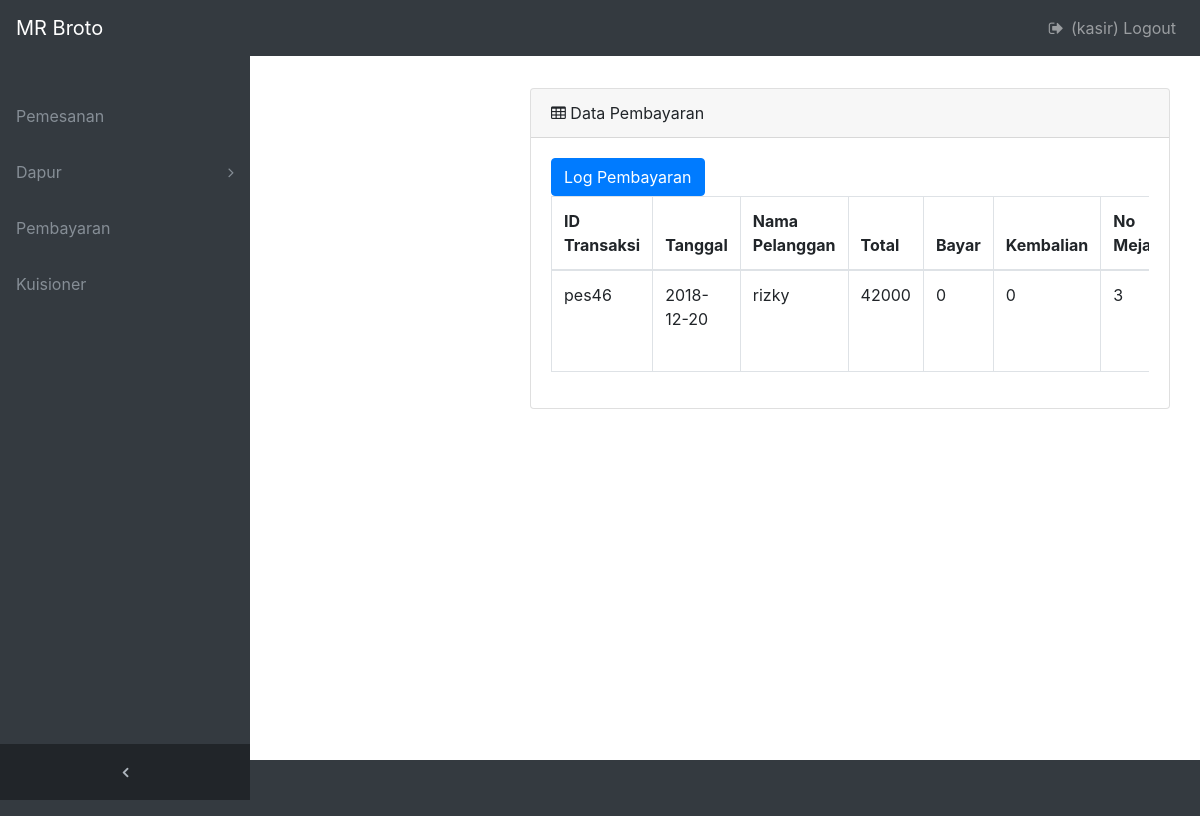
/broto/index.php?page=pembayaran (signed in), run on the app's committed database.
### tables this page shows
CREATE TABLE `pesanan` (
  `id_transaksi` char(8) NOT NULL,
  `id_pelanggan` char(8) DEFAULT NULL,
  `id_pegawai` char(8) NOT NULL,
  `tanggal` date NOT NULL,
  `no_meja` int(11) NOT NULL,
  `total` int(11) NOT NULL,
  `bayar` int(11) DEFAULT NULL,
  `kembali` int(11) DEFAULT NULL,
  PRIMARY KEY (`id_transaksi`),
  KEY `pesanan_ibfk_1` (`id_pegawai`),
  KEY `id_pelanggan` (`id_pelanggan`),
  KEY `no_meja` (`no_meja`),
  CONSTRAINT `pesanan_ibfk_1` FOREIGN KEY (`id_pegawai`) REFERENCES `pegawai` (`id_pegawai`) ON DELETE CASCADE ON UPDATE CASCADE,
  CONSTRAINT `pesanan_ibfk_2` FOREIGN KEY (`id_pelanggan`) REFERENCES `pelanggan` (`id_pelanggan`) ON DELETE CASCADE ON UPDATE CASCADE,
  CONSTRAINT `pesanan_ibfk_4` FOREIGN KEY (`no_meja`) REFERENCES `meja` (`no_meja`) ON DELETE CASCADE ON UPDATE CASCADE
);

CREATE TABLE `pelanggan` (
  `id_pelanggan` char(8) NOT NULL,
  `nama` varchar(30) NOT NULL,
  `no_telp` varchar(20) NOT NULL,
  PRIMARY KEY (`id_pelanggan`)
);

CREATE TABLE `meja` (
  `no_meja` int(11) NOT NULL,
  `status` varchar(10) NOT NULL,
  `kuota` int(11) NOT NULL,
  PRIMARY KEY (`no_meja`)
);

### broto/page/pembayaran/pembayaran.php (the view, shortened to what this page needs)
<div class="content-wrapper">
    <div class="container-fluid">
      <div class="card mb-3">
        <div class="card-header">
          <i class="fa fa-table"></i> Data Pembayaran</div>
        <div class="card-body">
          <div class="table-responsive">
            <a href="?page=pembayaran&aksi=lihat" class="btn btn-primary"> Log Pembayaran </a>
            <table class="table table-bordered" id="dataTable" width="100%" cellspacing="0">
                    <thead>
                        <tr>
                            <th>ID Transaksi</th>
                            <th>Tanggal</th>
                            <th>Nama Pelanggan</th>
                            <th>Total</th>
                            <th>Bayar</th>
                            <th>Kembalian</th>
                            <th>No Meja</th>
                        </tr>
                    </thead>
                    <tbody>
                      <?php
                          $sql = $koneksi->query("SELECT id_transaksi,tanggal,nama,total,bayar,kembali,meja.no_meja FROM pesanan
                          INNER JOIN pelanggan ON pelanggan.`id_pelanggan`=pesanan.`id_pelanggan`
                          INNER JOIN pegawai ON pegawai.`id_pegawai`=pesanan.`id_pegawai`
                          INNER JOIN meja ON meja.no_meja=pesanan.no_meja
                          where bayar=0; ");
                          while($data = $sql->fetch_assoc()){
                       ?>
                        <tr>
                            <td><?php echo $data['id_transaksi'] ?></td>
                            <td><?php echo $data['tanggal'] ?></td>
                            <td><?php echo $data['nama'] ?></td>
                            <td><?php echo $data['total'] ?></td>
                            <td><?php echo $data['bayar'] ?></td>
                            <td><?php echo $data['kembali'] ?></td>
                            <td><?php echo $data['no_meja'] ?></td>
                        </tr>
                      <?php } ?>
                    </tbody>
                  </table>
                </div>
     </div>
                </div>

### broto/css/sb-admin.css (style rules this page uses)
html { position: relative; min-height: 100%; }
body { overflow-x: hidden; }
body.sticky-footer { margin-bottom: 56px; }
body.sticky-footer .content-wrapper { min-height: calc(100vh - 56px - 56px); }
body.fixed-nav { padding-top: 56px; }
.content-wrapper { min-height: calc(100vh - 56px); padding-top: 1rem; }
.content-wrapper { overflow-x: hidden; background: white; }
@media (min-width: 992px) { .content-wrapper { margin-left: 250px; } }

### data on the page
pesanan: id_transaksi "pes46", tanggal "2018-12-20", id_pelanggan.nama "rizky", total "42000", bayar "0", kembali "0", no_meja.no_meja "3"

### other printed values
$_SESSION['username'] "kasir"
